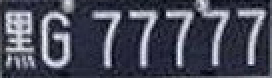
%> input picture 大作业/I/黑G77777.jpg, 136 x 39 px (shown 2 times larger)
$ octave heiG77777.m   (GNU Octave 9; MATLAB toolbox functions it lacks are replaced by stand-ins)
%> lines starting %> are read from the running program, lines starting %| are printed output that depends on the picture; in (x1, y1, x2, y2) boxes, pixels count from 0 and x2, y2 are one past the last pixel; in counts of white or black regions, pixels touching at a corner belong together; the program's own positions count from 1
  im=imread('I/黑G77777.jpg');%读取车牌
%> im is the input picture: size 39x136x3 uint8; mean R, G, B 73.1, 75.4, 90.3
figure%画一个窗口
subplot(4,1,1),imshow(im);%4 1 1 意思是这个窗口有四行，一列  最后的1的意思是这是第一个
title('原图')
gray=rgb2gray(im);%灰度化
level=graythresh(gray);%求阈值
%> level = 0.431
bw=im2bw(gray,level);%转化为二值图像
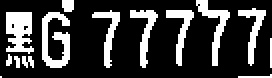
%> bw: size 39x136 logical (shown 2 times larger); 23.4% white; 14 white regions (5 under 20 px), largest, box (x1, y1, x2, y2) and area: (3, 6, 17, 27) 216, (21, 6, 35, 34) 216, (98, 0, 115, 33) 162
set(gcf,'Name','车牌分割')%窗口标题
subplot(4,1,2),imshow(bw);%两行一列
title('二值化');


[m,n]=size(bw);%求二值化后车牌的长和宽，m是高，n是宽
%> m = 39; n = 136
% 求垂直投影


%对车牌进行再处理，把边缘噪声背景变为黑色，便于下一步的分割以及识别。
for x=1:m%对图片从上往下进行扫描
    count=0;
    for z=1:n-1
        if bw(x,z)*bw(x,z+1)==0
            if bw(x,z)==1 || bw(x,z+1)==1
                count=count+1;
            end

        end
    end
    if count<11          %跳变次数小于十四次（跳变就是从0到1或者1到0）                就认为是噪声， 把他变为背景色：黑色
        bw(x,1:n)=0;
    end;
end
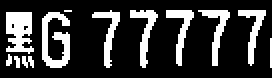
%> bw: size 39x136 logical (shown 2 times larger); 21.9% white; 12 white regions (4 under 20 px), largest, box (x1, y1, x2, y2) and area: (3, 6, 17, 27) 216, (21, 6, 35, 34) 216, (65, 5, 79, 34) 137
%下面进行左右两边的噪声消除


for z=1:n*0.04%车牌左边
    temp=sum(bw(1:m,z));
    if temp<0.5*m
        bw(1:m,z)=0;
    end
end
%> this loop made 5 passes
%> temp on passes 1 to 5: 0, 0, 0, 16, 22
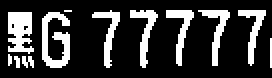
%> bw: size 39x136 logical (shown 2 times larger); 21.6% white; 12 white regions (4 under 20 px), largest, box (x1, y1, x2, y2) and area: (21, 6, 35, 34) 216, (4, 6, 17, 27) 203, (65, 5, 79, 34) 137

for z=int32(0.96*n):n%车牌右边
    temp=sum(bw(1:m,z));
    if temp<0.5*m
        bw(1:m,z)=0;
    end
end
%> this loop made 6 passes
%> temp on passes 1 to 6: 8, 5, 3, 0, 0, 15
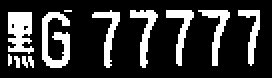
%> bw: size 39x136 logical (shown 2 times larger); 21% white; 11 white regions (3 under 20 px), largest, box (x1, y1, x2, y2) and area: (21, 6, 35, 34) 216, (4, 6, 17, 27) 203, (65, 5, 79, 34) 137


for y=1:n
     S(y)=sum(bw(1:m,y));
end
%> after the loop, S = 136 values, max 26 at index 9, min 0 at index 1, mean 8.2

y=1:n;
%> y = 136 values from 1 to 136
subplot(413),imshow(bw);
title('背景处理');
for y=1:n
     S(y)=sum(bw(1:m,y));
end
y=1:n;


%=========================   字符分割   ============================
X=[];                               %用来存放水平分割线的横坐标
flag=0;
for j=1:size(bw,2)
    sum_y=sum(bw(:,j));
    if logical(sum_y)~=flag         %列和有变化时，记录下此列
        X=[X j];
        flag=logical(sum_y);
    end
end
%> this loop made 136 passes
%> (sum_y, flag) on passes 5, 18, 22, 37, 47: (22, true), (0, false), (21, true), (0, false), (2, true)
%> sum_y on passes 1, 2, 3, 4, 6, 7: 0, 0, 0, 0, 19, 14
%> after the loop, X = [5 18 22 37 47 61 66 80 84 98 100 116 120 131]; flag = false
figure
for n=1:7
%> this loop made 7 passes; what is shown inside it comes from the first
    char=bw(:,X(2*n-1):X(2*n)-1); %进行粗分割
    for i=1:size(char,1)            %这两个for循环对分割字符的上下进行裁剪
        if sum(char(i,:))~=0
            top=i;
            break
        end
    end
    for i=1:size(char,1)
        if sum(char(size(char,1)-i,:))~=0
            bottom=size(char,1)-i;
            break
        end
    end
    char=char(top:bottom,:);
    subplot(2,4,n);imshow(char);
    char=imresize(char,[32,16],'nearest'); %归一化为32*16的大小，以便模板匹配
    eval(strcat('Char_',num2str(n),'=char;'));  %将分割的字符放入Char_i中
end
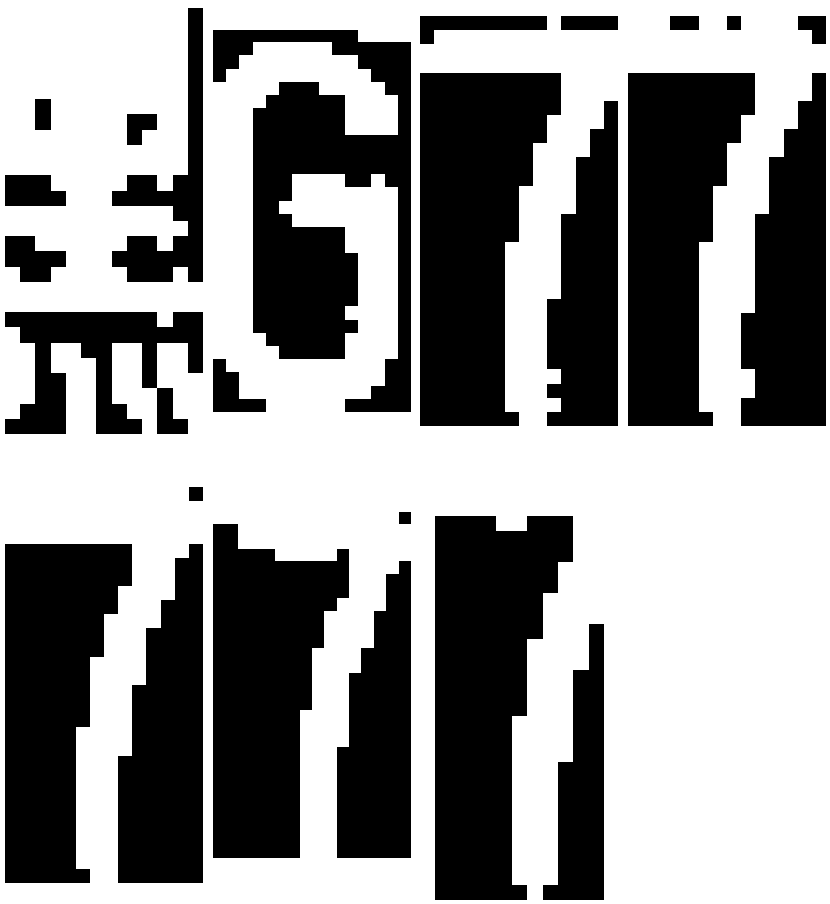
%> figure redrawn from the program's plot data, 7 panels

$ run again, with 大作业/I/鲁ENB911.jpg copied over 大作业/I/黑G77777.jpg
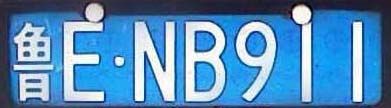
%> input picture 大作业/I/鲁ENB911.jpg, 391 x 108 px
%> im is the input picture: size 108x391x3 uint8; mean R, G, B 86.9, 140.6, 186.2
%> level = 0.643
%> after the loop `for x=1:m`:
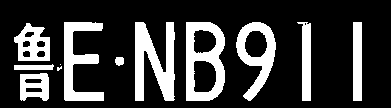
%> bw: size 108x391 logical; 23% white; 12 white regions (2 under 20 px), largest, box (x1, y1, x2, y2) and area: (135, 22, 175, 101) 1915, (186, 22, 225, 101) 1809, (64, 22, 104, 101) 1499
%> the loop `for z=1:n*0.04` made 15 passes
%> temp on passes 1 to 8: 0, 0, 0, 0, 0, 0, 0, 0
%> after the loop `for y=1:n`: S = 391 values, max 79 at index 66, min 0 at index 1, mean 24.8
%> the loop `for j=1:size(bw,2)` made 391 passes
%> (sum_y, flag) on passes 16, 55, 58: (11, true), (0, false), (4, true)
%> after the loop `for j=1:size(bw,2)`: X = 18 values from 16 to 363; flag = false
%> `imshow(char)`:
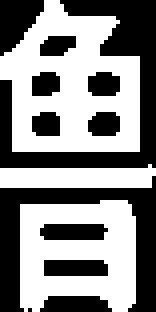
%> displayed picture: size 78x39 logical (shown 4 times larger); 53% white; 12 black regions (1 under 20 px), largest, box (x1, y1, x2, y2) and area: (0, 0, 39, 42) 515, (0, 44, 39, 78) 429, (0, 0, 11, 14) 101
